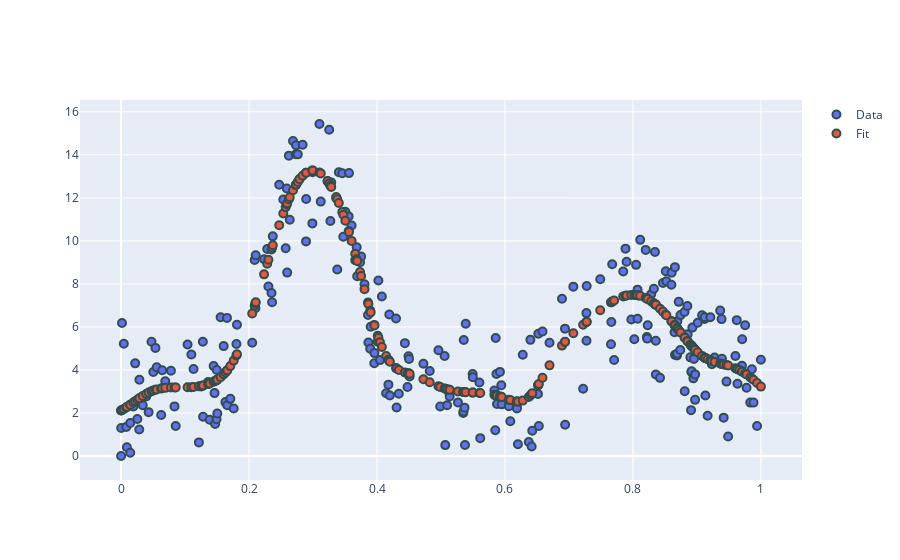

Notebook source saved alongside this figure:
### Markdown cell above
**Test for  Multi Peak Data**

### Code cell
import numpy as np
import plotly.graph_objects as go
from stareg.star_model import StarModel
x = np.random.random(250)
x.sort()
x = (x - x.min()) / (x.max() - x.min())
noise = np.random.random(250)*1.25
y_true = 10*np.exp(-(x-0.3)**2 / 0.01 ) + 4*np.exp(-(x-0.8)**2/0.01)
y = y_true + noise*5
n_param = 25
descr = ( ("s(1)", "multi-peak", n_param, (0.1, 1000), "equidistant"), )
M = StarModel(description=descr)
M.fit(X=x.reshape(-1,1), y=y, plot_=True)

### Figure 1 — Plotly figure (JSON) as saved in the notebook; plotly's stock layout.template omitted (floating-point values rounded to 4 significant figures; data arrays with more than 128 entries replaced by an {"elided": "..."} marker saying what was removed)
{"data": [{"marker": {"line": {"color": "DarkSlateGrey", "width": 2}, "size": 8}, "mode": "markers", "name": "Data", "type": "scatter", "x": {"elided": "250 float values"}, "y": {"elided": "250 float values"}}, {"marker": {"line": {"color": "DarkSlateGrey", "width": 2}, "size": 8}, "mode": "markers", "name": "Fit", "type": "scatter", "x": {"elided": "250 float values"}, "y": {"elided": "250 float values"}}], "layout": {"autosize": true, "xaxis": {"autorange": true, "range": [-0.05936, 1.059], "type": "linear"}, "yaxis": {"autorange": true, "range": [-1.224, 16.66], "type": "linear"}}}
